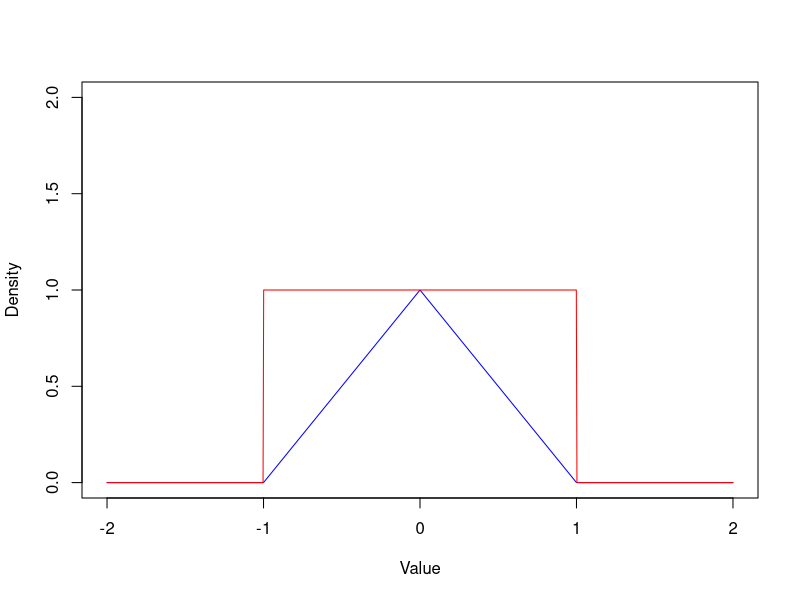
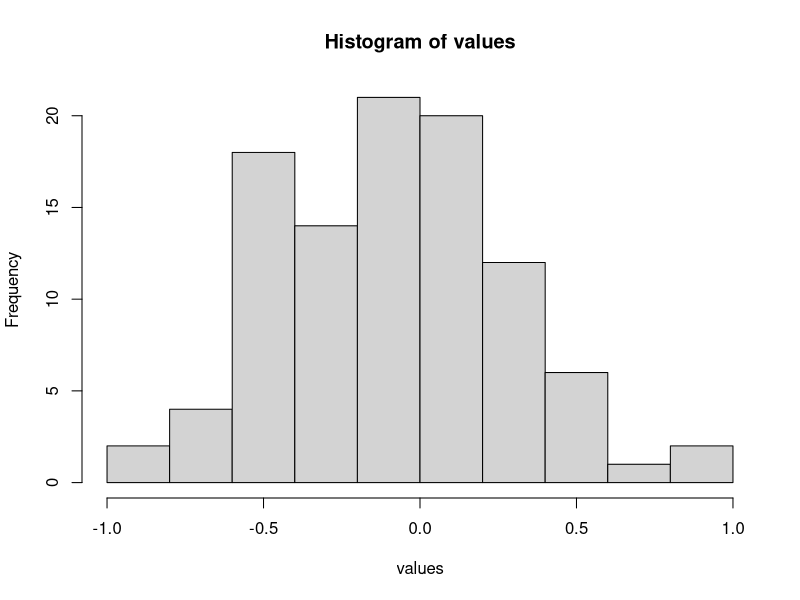
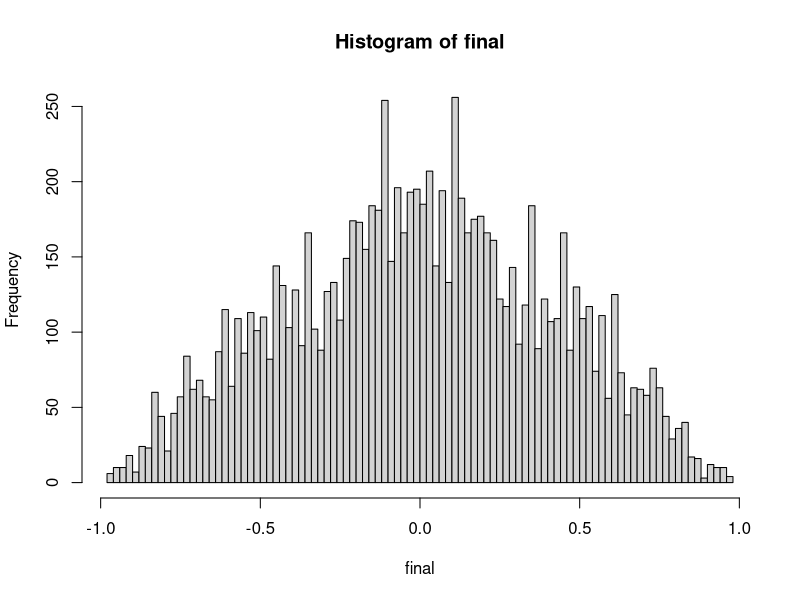
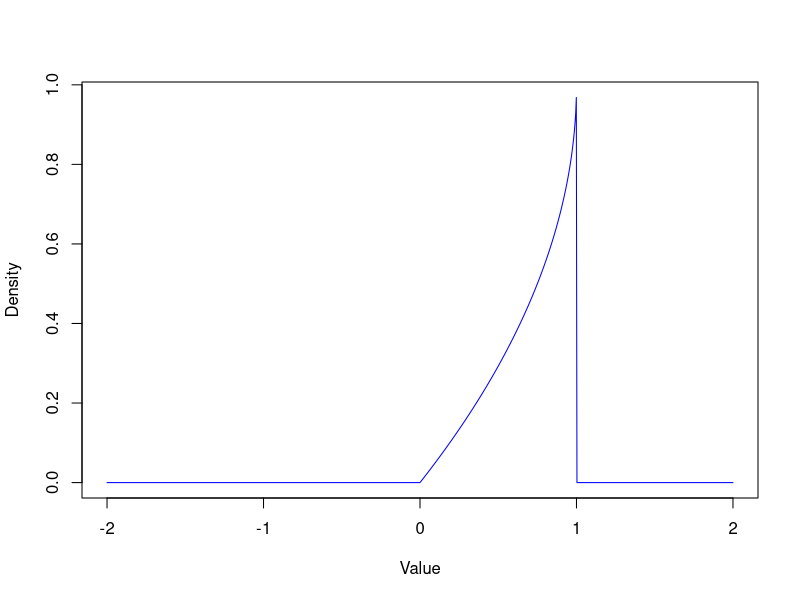
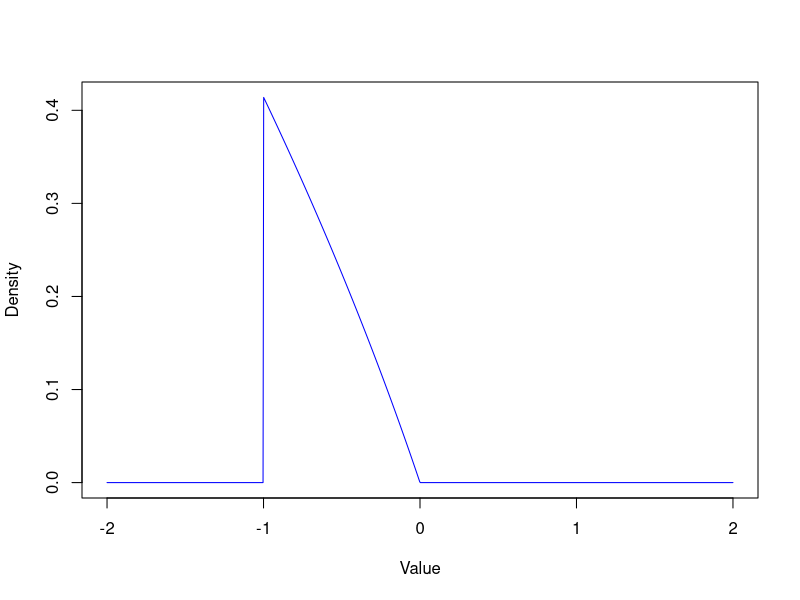
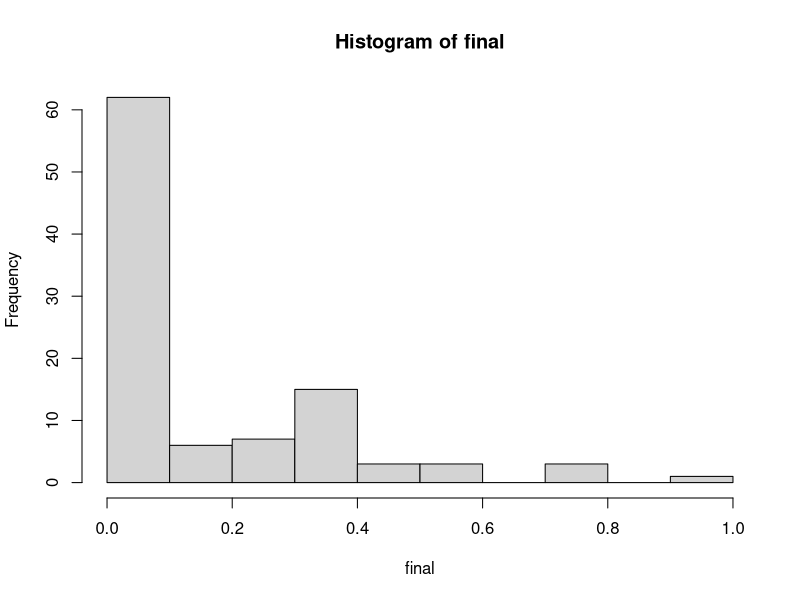
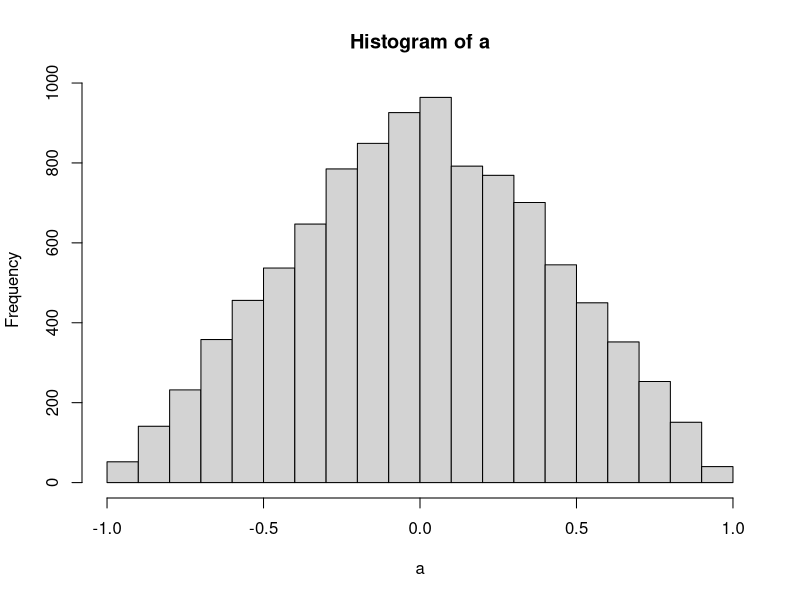
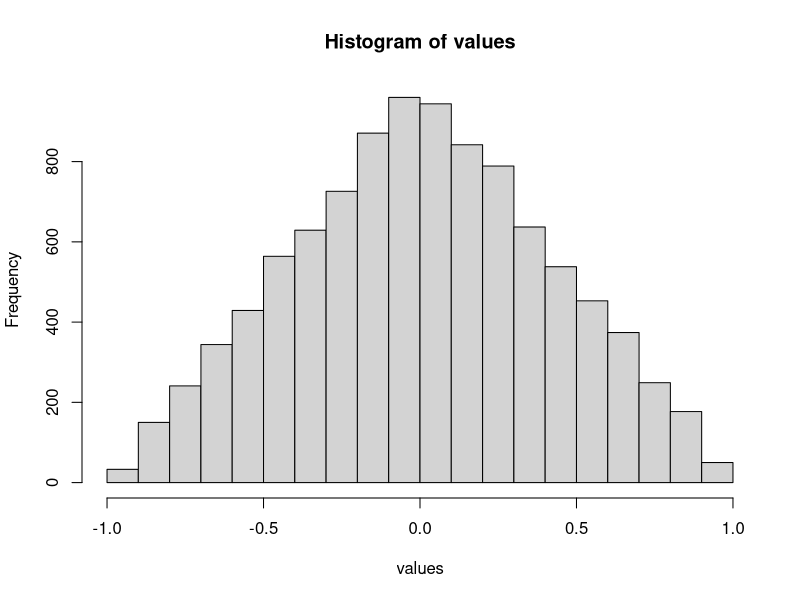

The R script that drew these images, in order:
custom_density <- function(x) {
  
  ifelse(x < -1 | x > 1, 0,
         ifelse(-1 <= x & x <= 0, x + 1,
                ifelse(0 < x & x <= 1, 1 - x, 0))) 
}

# Generate x values
x <- seq(-2, 2,length.out = 1000)

# Calculate the custom density values
y <- custom_density(x)

# Plot the custom density function
plot(x, y, type = "l", col = "blue", xlab = "Value", ylab = "Density",ylim = c(0,2))


#Uniform distribution as envelop 

uniform_density <- function(x){
  ifelse(x < -1 | x > 1, 0,
         ifelse(-1 <= x & x <= 0, 1,
                ifelse(0 < x & x <= 1, 1, 0))) 
}

y1<- uniform_density(x)


#Not required to scale since scaling would lead to more wastage. 

lines(x, y1, type = "l", lty = 1, col = "red")


#a)

#rejection_sampling 

sampling<- function(amount){
  values<-c()
  
  i<-1
  while(length(values)<amount){
    U<-runif(1)
    
    Y<-runif(1,min = -1,max =1)
    
    if(U <= custom_density(Y)/uniform_density(Y)){
      values[i]<-Y
      i=i+1
    }
  }
  hist(values)
  return(values)
}

sampling(100)


#b) 

x_pos <- function(u){
  a<-1-sqrt(1-u)
  #hist(a)
  return(a)
}

x_neg <- function(u){
  a<-sqrt(1-u)-1
  #hist(a)
  return(a)
}

mixing_para_positive<-0.5
mixing_para_negative<-0.5

mixture2<- function(n,m_p,m_n){
  u <- runif(1000)
  a<-sample(c(1,2),n,replace = TRUE,prob = c(m_p,m_n))
  
  final<-ifelse(a==1,x_pos(u),x_neg(u))
  
  hist(final,breaks=100)
  return(final)
}

mixture2(10000,mixing_para_positive,mixing_para_negative)


#################
y1 <- function(x){
  ifelse(x < 0, 0,
         ifelse(0 <= x & x <= 1, 1-sqrt(1-x),0))
}

positive_Y<-y1(x)
plot(x, positive_Y, type = "l", col = "blue", xlab = "Value", ylab = "Density")

y2<- function(x){
  ifelse(x < -1, 0,
         ifelse(0 >= x & x >= - 1, -1+sqrt(1-x),0))
}

negative_Y<-y2(x)
plot(x, negative_Y, type = "l", col = "blue", xlab = "Value", ylab = "Density")     #is this how -Y should look like? 

#composition sampling

mixing_para_positive<-0.6
mixing_para_negative<-0.4

mixture<-function(n,m_p,m_n,y1,y2){
  
  y<-runif(n,min = -1, max = 1)
  
  a<-sample(c(1,2),n,replace = TRUE,prob = c(m_p,m_n))
  
  final<-ifelse(a==1,y1(y),y2(y))        
  
  hist(final)                          #Not getting any negative values
  return(final)
}

mixture(100,mixing_para_positive,mixing_para_negative,y1,y2)
#######################


#c) 

diff<- function(n){
  U1<-runif(n)
  U2<-runif(n)
  
  a<-U1-U2 
  
  hist(a)
  return(a)
}

diff(10000)



#d) 
a<-sampling(10000)
b<-mixture2(10000,mixing_para_positive,mixing_para_negative)
c<-diff(10000)

#Based on the 3, I would prefer to generate the samples using c) as it was the most straightforward way to implement. 

var(c)



